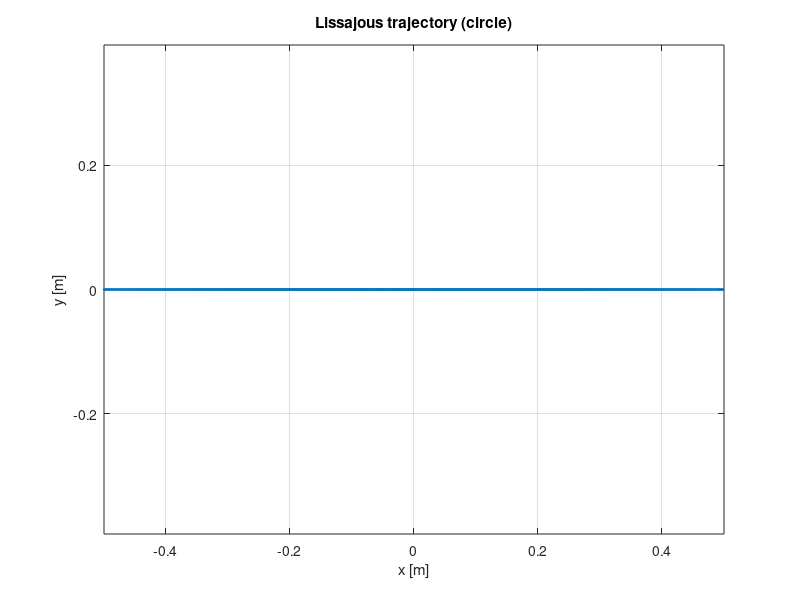

Reproduce this figure in MATLAB.
%% Lissajous circle (single plot)
clear; clc;

% Parameters (same meaning as ROS)
A     = 0.5;    % lissa_A
B     = 0.5;    % lissa_B
a     = 1;      % lissa_a
b     = 0;      % lissa_b
delta = 0;    % lissa_delta
omega = 0.2;    % lissa_omega

T = 2*pi/omega;          % one full cycle
t = linspace(0, T, 2000);

% Lissajous equations (identical to Python)
theta = omega * t;
x = A * sin(a * theta + delta);
y = B * sin(b * theta);

% Plot
figure;
plot(x, y, 'LineWidth', 2);
axis equal;
grid on;
xlabel('x [m]');
ylabel('y [m]');
title('Lissajous trajectory (circle)');
